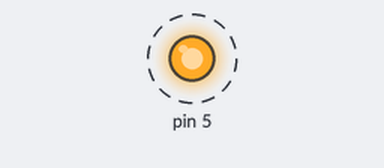
The sketch below on a simulated Arduino Uno, built with avr-gcc and run on an emulated ATmega328P. On the bench: output pins drawn as LEDs (lit = HIGH). Dashed ring = blinking.

Above: at 0.1 s.
Timing chart, 0 to 3.0 s (numbered marks = the images above):
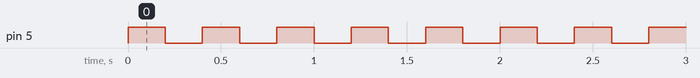

Measured:
- by itself, pin 5: alternates HIGH for 0.20 s and LOW for 0.20 s

The sketch:

DIve-robotics.ino
```cpp
void setup() {
  // put your setup code here, to run once:
  pinMode(5,OUTPUT);


}

void loop() {
  // put your main code here, to run repeatedly:
  digitalWrite(5,HIGH);
  delay (200);

  digitalWrite(5,LOW);
  delay(200);


}
```
